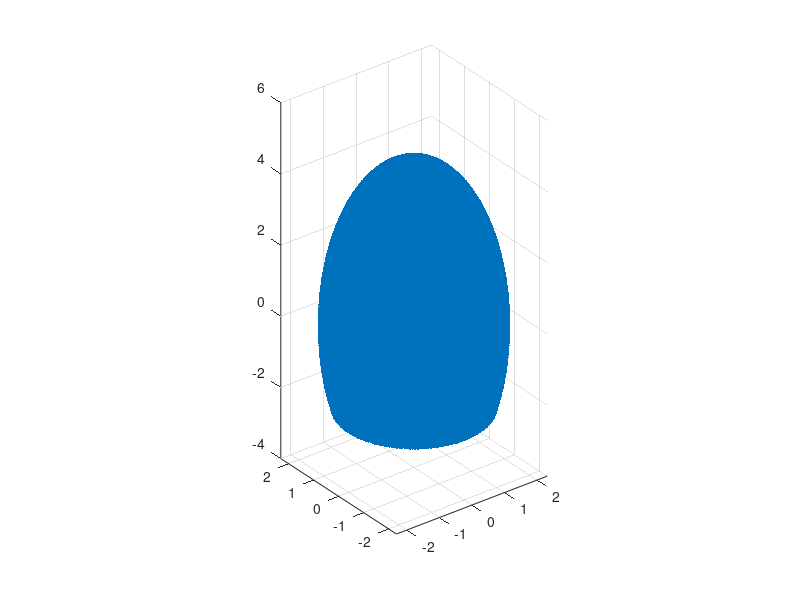

The MATLAB script that drew this image: (Note: this script raises an error after producing the figure.)
clc;clear;
%% Model Shape
lambda_i = 0.35;% inner radius
lambda_o = 0.55;% outer radius
delta = 4; % focal radius, cm
Nphi = 200;
phi = linspace(0,360,Nphi)/180*pi;
Nl = 100;
lambda = linspace(lambda_i,lambda_o,Nl);
Ni = 100;
ita = linspace(0,120,Ni)/180*pi;
[PHI,LAMBDA,ITA] = ndgrid(phi,lambda,ita);
x = delta*sinh(LAMBDA).*sin(ITA).*cos(PHI);
y = delta*sinh(LAMBDA).*sin(ITA).*sin(PHI);
z = delta*cosh(LAMBDA).*cos(ITA);
figure;scatter3(x(:),y(:),z(:),'.k');axis image;
% K = boundary(x(:),y(:),z(:),0.9);
% trisurf(K,x(:),y(:),z(:),'Facecolor','red','Facealpha',0.1,'Edgecolor','none');axis image;
% xlabel('x (cm)');ylabel('y (cm)');zlabel('z (cm)');

%% create a 2D slice in original iamge and add mask
dr = 0.1;
[rx,ry,rz] = ndgrid(-2.5:dr:2.5,-2.5:dr:2.5,-2.5:dr:4.5);
r1_INV = sqrt(rx.^2+ry.^2+(rz+delta).^2);
r2_INV = sqrt(rx.^2+ry.^2+(rz-delta).^2);
lambda_INV = acosh((r1_INV+r2_INV)/(2*delta));
ita_INV = acos((r1_INV-r2_INV)/(2*delta));
phi_INV = atan(ry./rx);

%% Add MRI Tags
D0 = 300; % AU*
TR = 10;% sec
TE = 0.03;% sec
T1 = 0.6;% sec
T2 = 0.1; % sec
kx = 8; % rad/cm
ky = 8; % rad/cm
theta = 45; % degrees
Td = 0.017;% Td = ti-to; sec
mu = zeros(size(rx));
for layer = 1:size(rx,3)
  rxl = rx(:,:,layer);
  ryl = ry(:,:,layer);
  EPS_r0 = funEPS(rxl,ryl,theta,kx,ky);
  mu(:,:,layer) = D0*exp(-TE/T2)*(1+((1-exp(-(TR-Td)/T1))*EPS_r0-1)*exp(-Td/T2));
end
mask = zeros(size(rx));
mask(lambda_INV>=lambda_i & lambda_INV<=lambda_o & ita_INV>=0 & ita_INV<=(120/180*pi))=1;
% figure;scatter3(rx(mask>0),ry(mask>0),rz(mask>0),1,mu(mask>0));axis image;
% xlabel('x (cm)');ylabel('y (cm)');zlabel('z (cm)');

%% Motion Model
a = mean(cosh(lambda)./sinh(lambda)); % correcitonal parameter
% the wall volume of the model LV
Vw = pi*delta^3/4*(3*(cosh(lambda_o)-cosh(lambda_i))+4*((cosh(lambda_o))^3-(cosh(lambda_i))^3));
fpath = 'C:\Users\Jyahway\Git-code\Data\';
kpath = [fpath,'ks_csv'];
Ks = convert13ks(kpath);
mxc = rx(mask>0);
px = mxc(:);
myc = ry(mask>0);
py = myc(:);
mzc = rz(mask>0);
pz = mzc(:);
new_x = cell(60,1);
new_y = cell(60,1);
new_z = cell(60,1);
new_mu = mu(mask>0);
parfor k = 1:60
    [new_x{k},new_y{k},new_z{k}] = transK(a,Ks(:,k),px,py,pz,Vw);
end
xmin = min(cell2mat(new_x));
xmax = max(cell2mat(new_x));
ymin = min(cell2mat(new_y));
ymax = max(cell2mat(new_y));
zmin = min(cell2mat(new_z));
zmax = max(cell2mat(new_z));

%% Write VTK to Paraview
[xq,yq,zq] = ndgrid(xmin:dr:xmax,ymin:dr:ymax,zmin:dr:zmax);
slice = cell(60,1);
parfor k = 1:60
    F = scatteredInterpolant(new_x{k},new_y{k},new_z{k},new_mu,'natural','none');
    slice{k} = F(xq,yq,zq);
    fname = sprintf('%s%sslice_3d%02.0f.vtk',fpath,filesep,k);
    Mat2VTK(fname,slice{k},'binary');
end
%% function p = invTran(r,k,a)
lyr = 1;
r_x = xq(:);
r_y = yq(:);
r_z = zq(:);
kk = Ks(:,lyr);
F0 = diag([a^(1/3),a^(1/3),a^(-2/3),1]);
Fs = FaF6F5F4F3(kk,a);

%% Iteratively find the reference map
N = length(r_x);
p_0 = zeros(N,3);
parfor ir = 1:N
    x0 = [r_x(ir),r_y(ir),r_z(ir)];
    objfun = @(p)newPF(p(1),p(2),p(3),x0,Vw,F0,Fs,a,kk);
%     options = optimset('Display','iter','PlotFcns',@optimplotfval);
    p_0(ir,:) = fminsearch(objfun, x0);
end

%% Transform reference map to all frames
% figure;scatter3(p_0(:,1),p_0(:,2),p_0(:,3),1,slice{1}(:));axis image;
px = p_0(:,1);
py = p_0(:,2);
pz = p_0(:,3);
new_lx = cell(60,1);
new_ly = cell(60,1);
new_lz = cell(60,1);

parfor k = 1:60
    [new_lx{k},new_ly{k},new_lz{k}] = transK(a,Ks(:,k),px,py,pz,Vw);
end
X = cell2mat(new_lx');
Y = cell2mat(new_ly');
Z = cell2mat(new_lz');

%% Displacement Field
DX = X-X(:,1);
DY = Y-Y(:,1);
DZ = Z-Z(:,1);
n = 40;
sa_mask = ~isnan(slice{n});
vx = xq(sa_mask>0);
vy = yq(sa_mask>0);
vz = zq(sa_mask>0);
dx = reshape(DX(:,n),size(sa_mask));
dy = reshape(DY(:,n),size(sa_mask));
dz = reshape(DZ(:,n),size(sa_mask));
quiver3(vx(:),vy(:),vz(:),dx(sa_mask>0),dy(sa_mask>0),dz(sa_mask>0),'Color','black');




